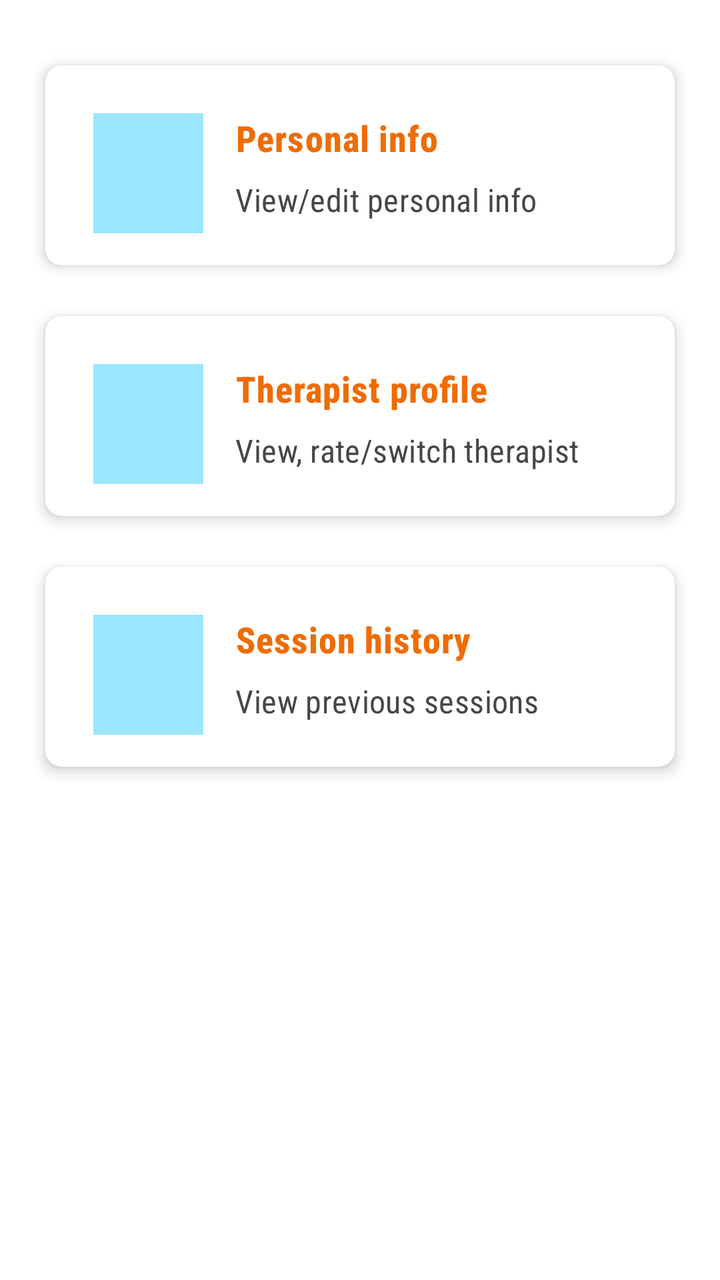
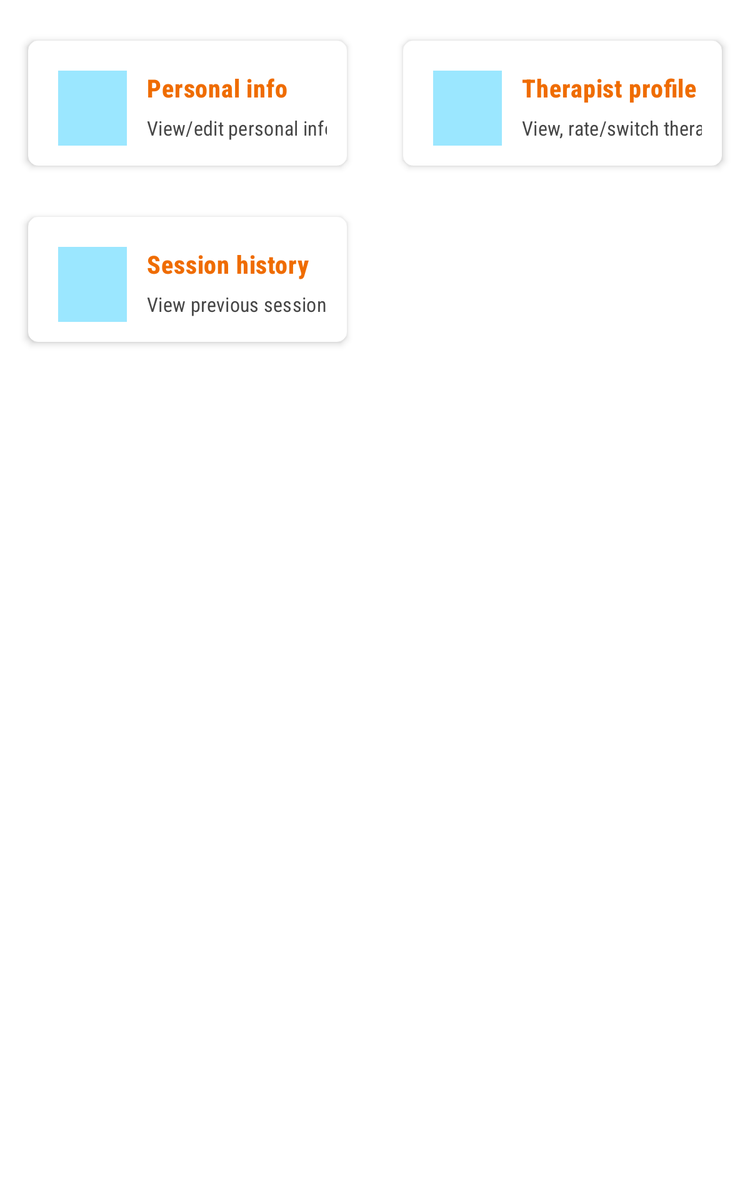

Two renders of one Android screen. The first uses the default layout on a phone; the second uses the alternative layout the repository ships for a different screen configuration, on a matching device. The two XML files are below.
<!-- AndroidManifest.xml: application theme Theme.MindHealth -->
<!-- res/layout/fragment_profile.xml -->
<?xml version="1.0" encoding="utf-8"?>
<androidx.constraintlayout.widget.ConstraintLayout xmlns:android="http://schemas.android.com/apk/res/android"
    xmlns:app="http://schemas.android.com/apk/res-auto"
    android:layout_width="match_parent"
    android:layout_height="match_parent">

    <com.google.android.material.card.MaterialCardView
        android:id="@+id/card_personal_info_link"
        android:layout_width="0dp"
        android:layout_height="wrap_content"
        android:layout_marginStart="@dimen/screen_margin"
        android:layout_marginTop="24dp"
        android:layout_marginEnd="@dimen/screen_margin"
        android:clickable="true"
        app:cardCornerRadius="@dimen/corner_radius"
        app:cardElevation="4dp"
        app:cardUseCompatPadding="true"
        app:contentPadding="16dp"
        app:layout_constraintEnd_toEndOf="parent"
        app:layout_constraintStart_toStartOf="parent"
        app:layout_constraintTop_toTopOf="parent">

        <androidx.constraintlayout.widget.ConstraintLayout
            android:layout_width="match_parent"
            android:layout_height="wrap_content">

            <ImageView
                android:id="@+id/imv_assignment_status"
                android:layout_width="0dp"
                android:layout_height="60dp"
                android:layout_marginStart="8dp"
                android:layout_marginTop="8dp"
                android:background="@color/card_primary_button_color"
                android:contentDescription="@string/icon_assessment_status_false"
                android:importantForAccessibility="no"
                android:scaleType="fitCenter"
                app:layout_constraintEnd_toStartOf="@id/guideline2"
                app:layout_constraintStart_toStartOf="parent"
                app:layout_constraintTop_toTopOf="parent"
                app:srcCompat="@drawable/ic_baseline_account_circle_24"
                app:tint="@color/image_in_card_with_color_tint" />

            <androidx.constraintlayout.widget.Guideline
                android:id="@+id/guideline2"
                android:layout_width="wrap_content"
                android:layout_height="wrap_content"
                android:orientation="vertical"
                app:layout_constraintGuide_begin="63dp" />

            <androidx.constraintlayout.widget.Guideline
                android:id="@+id/guideline3"
                android:layout_width="wrap_content"
                android:layout_height="wrap_content"
                android:orientation="vertical"
                app:layout_constraintGuide_begin="272dp" />

            <TextView
                android:id="@+id/textView"
                android:layout_width="0dp"
                android:layout_height="wrap_content"
                android:layout_marginStart="@dimen/screen_margin"
                android:layout_marginTop="8dp"
                android:layout_marginEnd="8dp"
                android:fontFamily="sans-serif-condensed-medium"
                android:text="@string/txv_personal_info_text"
                android:textAllCaps="false"
                android:textAppearance="@style/HomeScreenTitle"
                android:textSize="18sp"
                app:layout_constraintEnd_toStartOf="@+id/guideline3"
                app:layout_constraintStart_toStartOf="@+id/guideline2"
                app:layout_constraintTop_toTopOf="parent" />

            <TextView
                android:id="@+id/textView2"
                android:layout_width="0dp"
                android:layout_height="wrap_content"
                android:layout_marginStart="@dimen/screen_margin"
                android:layout_marginTop="8dp"
                android:layout_marginEnd="8dp"
                android:fontFamily="sans-serif-condensed"
                android:text="@string/txv_personal_info_subtext"
                android:textAppearance="@style/ScreenTextSubTitle"
                app:layout_constraintEnd_toStartOf="@+id/guideline3"
                app:layout_constraintStart_toStartOf="@+id/guideline2"
                app:layout_constraintTop_toBottomOf="@id/textView" />

            <ImageView
                android:id="@+id/imageView2"
                android:layout_width="0dp"
                android:layout_height="35dp"
                android:layout_marginEnd="8dp"
                android:contentDescription="@string/open_personal_info_screen"
                app:layout_constraintBottom_toBottomOf="parent"
                app:layout_constraintEnd_toEndOf="parent"
                app:layout_constraintStart_toStartOf="@+id/guideline3"
                app:layout_constraintTop_toTopOf="parent"
                app:srcCompat="@drawable/ic_baseline_keyboard_arrow_right_24"
                app:tint="@color/image_in_card_with_color_tint" />
        </androidx.constraintlayout.widget.ConstraintLayout>
    </com.google.android.material.card.MaterialCardView>

    <com.google.android.material.card.MaterialCardView
        android:id="@+id/card_therapist_profile_link"
        android:layout_width="0dp"
        android:layout_height="wrap_content"
        android:layout_marginStart="@dimen/screen_margin"
        android:layout_marginTop="8dp"
        android:layout_marginEnd="@dimen/screen_margin"
        android:clickable="true"
        app:cardCornerRadius="@dimen/corner_radius"
        app:cardElevation="4dp"
        app:cardUseCompatPadding="true"
        app:contentPadding="16dp"
        app:layout_constraintEnd_toEndOf="parent"
        app:layout_constraintStart_toStartOf="parent"
        app:layout_constraintTop_toBottomOf="@id/card_personal_info_link">

        <androidx.constraintlayout.widget.ConstraintLayout
            android:layout_width="match_parent"
            android:layout_height="wrap_content">

            <ImageView
                android:id="@+id/icon_therapist"
                android:layout_width="0dp"
                android:layout_height="60dp"
                android:layout_marginStart="8dp"
                android:layout_marginTop="8dp"
                android:background="@color/card_primary_button_color"
                android:contentDescription="@string/icon_assessment_status_false"
                android:importantForAccessibility="no"
                android:scaleType="fitCenter"
                app:layout_constraintEnd_toStartOf="@id/guideline4"
                app:layout_constraintStart_toStartOf="parent"
                app:layout_constraintTop_toTopOf="parent"
                app:srcCompat="@drawable/ic_baseline_co_present_24"
                app:tint="@color/image_in_card_with_color_tint" />

            <androidx.constraintlayout.widget.Guideline
                android:id="@+id/guideline4"
                android:layout_width="wrap_content"
                android:layout_height="wrap_content"
                android:orientation="vertical"
                app:layout_constraintGuide_begin="63dp" />

            <androidx.constraintlayout.widget.Guideline
                android:id="@+id/guideline5"
                android:layout_width="wrap_content"
                android:layout_height="wrap_content"
                android:orientation="vertical"
                app:layout_constraintGuide_begin="272dp" />

            <TextView
                android:id="@+id/txv_therapist_info"
                android:layout_width="0dp"
                android:layout_height="wrap_content"
                android:layout_marginStart="@dimen/screen_margin"
                android:layout_marginTop="8dp"
                android:layout_marginEnd="8dp"
                android:fontFamily="sans-serif-condensed-medium"
                android:text="@string/txv_therapist_info_text"
                android:textAllCaps="false"
                android:textAppearance="@style/HomeScreenTitle"
                android:textSize="18sp"
                app:layout_constraintEnd_toStartOf="@+id/guideline5"
                app:layout_constraintStart_toStartOf="@+id/guideline4"
                app:layout_constraintTop_toTopOf="parent" />

            <TextView
                android:id="@+id/txv_therapist_subtext"
                android:layout_width="0dp"
                android:layout_height="wrap_content"
                android:layout_marginStart="@dimen/screen_margin"
                android:layout_marginTop="8dp"
                android:layout_marginEnd="8dp"
                android:fontFamily="sans-serif-condensed"
                android:text="@string/txv_therapist_info_subtext"
                android:textAppearance="@style/ScreenTextSubTitle"
                app:layout_constraintEnd_toStartOf="@+id/guideline5"
                app:layout_constraintStart_toStartOf="@+id/guideline4"
                app:layout_constraintTop_toBottomOf="@id/txv_therapist_info" />

            <ImageView
                android:id="@+id/imageView3"
                android:layout_width="0dp"
                android:layout_height="35dp"
                android:layout_marginEnd="8dp"
                android:contentDescription="@string/open_therapist_profile_screen"
                app:layout_constraintBottom_toBottomOf="parent"
                app:layout_constraintEnd_toEndOf="parent"
                app:layout_constraintStart_toStartOf="@+id/guideline5"
                app:layout_constraintTop_toTopOf="parent"
                app:srcCompat="@drawable/ic_baseline_keyboard_arrow_right_24"
                app:tint="@color/image_in_card_with_color_tint" />
        </androidx.constraintlayout.widget.ConstraintLayout>
    </com.google.android.material.card.MaterialCardView>

    <com.google.android.material.card.MaterialCardView
        android:id="@+id/card_session_history_link"
        android:layout_width="0dp"
        android:layout_height="wrap_content"
        android:layout_marginStart="@dimen/screen_margin"
        android:layout_marginTop="8dp"
        android:layout_marginEnd="@dimen/screen_margin"
        android:clickable="true"
        app:cardCornerRadius="@dimen/corner_radius"
        app:cardElevation="4dp"
        app:cardUseCompatPadding="true"
        app:contentPadding="16dp"
        app:layout_constraintEnd_toEndOf="parent"
        app:layout_constraintStart_toStartOf="parent"
        app:layout_constraintTop_toBottomOf="@id/card_therapist_profile_link">

        <androidx.constraintlayout.widget.ConstraintLayout
            android:layout_width="match_parent"
            android:layout_height="wrap_content">

            <ImageView
                android:id="@+id/icon_session_icon"
                android:layout_width="0dp"
                android:layout_height="60dp"
                android:layout_marginStart="8dp"
                android:layout_marginTop="8dp"
                android:background="@color/card_primary_button_color"
                android:contentDescription="@string/icon_session_history_desc"
                android:importantForAccessibility="no"
                android:scaleType="fitCenter"
                app:layout_constraintEnd_toStartOf="@id/guideline6"
                app:layout_constraintStart_toStartOf="parent"
                app:layout_constraintTop_toTopOf="parent"
                app:srcCompat="@drawable/ic_baseline_replay_24"
                app:tint="@color/image_in_card_with_color_tint" />

            <androidx.constraintlayout.widget.Guideline
                android:id="@+id/guideline6"
                android:layout_width="wrap_content"
                android:layout_height="wrap_content"
                android:orientation="vertical"
                app:layout_constraintGuide_begin="63dp" />

            <androidx.constraintlayout.widget.Guideline
                android:id="@+id/guideline7"
                android:layout_width="wrap_content"
                android:layout_height="wrap_content"
                android:orientation="vertical"
                app:layout_constraintGuide_begin="272dp" />

            <TextView
                android:id="@+id/txv_session_history_info"
                android:layout_width="0dp"
                android:layout_height="wrap_content"
                android:layout_marginStart="@dimen/screen_margin"
                android:layout_marginTop="8dp"
                android:layout_marginEnd="8dp"
                android:fontFamily="sans-serif-condensed-medium"
                android:text="@string/txv_session_history_info_text"
                android:textAllCaps="false"
                android:textAppearance="@style/HomeScreenTitle"
                android:textSize="18sp"
                app:layout_constraintEnd_toStartOf="@+id/guideline7"
                app:layout_constraintStart_toStartOf="@+id/guideline6"
                app:layout_constraintTop_toTopOf="parent" />

            <TextView
                android:id="@+id/txv_session_history_subtext"
                android:layout_width="0dp"
                android:layout_height="wrap_content"
                android:layout_marginStart="@dimen/screen_margin"
                android:layout_marginTop="8dp"
                android:layout_marginEnd="8dp"
                android:fontFamily="sans-serif-condensed"
                android:text="@string/txv_session_history_subtext"
                android:textAppearance="@style/ScreenTextSubTitle"
                app:layout_constraintEnd_toStartOf="@+id/guideline7"
                app:layout_constraintStart_toStartOf="@+id/guideline6"
                app:layout_constraintTop_toBottomOf="@id/txv_session_history_info" />

            <ImageView
                android:id="@+id/imageView4"
                android:layout_width="0dp"
                android:layout_height="35dp"
                android:layout_marginEnd="8dp"
                android:contentDescription="@string/open_session_history_screen"
                app:layout_constraintBottom_toBottomOf="parent"
                app:layout_constraintEnd_toEndOf="parent"
                app:layout_constraintStart_toStartOf="@+id/guideline7"
                app:layout_constraintTop_toTopOf="parent"
                app:srcCompat="@drawable/ic_baseline_keyboard_arrow_right_24"
                app:tint="@color/image_in_card_with_color_tint" />
        </androidx.constraintlayout.widget.ConstraintLayout>
    </com.google.android.material.card.MaterialCardView>

</androidx.constraintlayout.widget.ConstraintLayout>
<!-- resources referenced by this layout -->
<resources>
  <color name="card_primary_button_color">@color/color_primary_light</color>
  <color name="image_in_card_with_color_tint">@color/color_primary_dark</color>
  <dimen name="corner_radius">8dp</dimen>
  <dimen name="screen_margin">16dp</dimen>
  <string name="icon_assessment_status_false">Assessment not done icon</string>
  <string name="icon_session_history_desc">Icon representing session history</string>
  <string name="open_personal_info_screen">Open personal info screen </string>
  <string name="open_session_history_screen">Open session history screen </string>
  <string name="open_therapist_profile_screen">Open therapist profile screen</string>
  <string name="txv_personal_info_subtext">View/edit personal info</string>
  <string name="txv_personal_info_text">Personal info</string>
  <string name="txv_session_history_info_text">Session history</string>
  <string name="txv_session_history_subtext">View previous sessions</string>
  <string name="txv_therapist_info_subtext">View, rate/switch therapist</string>
  <string name="txv_therapist_info_text">Therapist profile</string>
  <style name="HomeScreenTitle" parent="SubTitle">
          <item name="android:textColor">@color/splash_screen_text_color</item>
          <item name="android:textStyle">bold</item>
          <item name="android:letterSpacing">.02</item>
      </style>
  <style name="ScreenTextSubTitle" parent="SubTitle">
          <item name="android:textColor">@color/color_light_black</item>
      </style>
  <style name="Theme.MindHealth" parent="Theme.MaterialComponents.DayNight.NoActionBar">
          
          <item name="colorPrimary">@color/color_primary</item>
          <item name="colorPrimaryVariant">@color/color_primary_dark</item>
          <item name="colorOnPrimary">@color/black</item>
          
          <item name="colorSecondary">@color/color_secondary</item>
          <item name="colorSecondaryVariant">@color/color_secondary_dark</item>
          <item name="colorOnSecondary">@color/black</item>
          <item name="colorError">@android:color/holo_red_light</item>
  
          
          <item name="android:statusBarColor" tools:targetApi="l">?attr/colorPrimaryVariant</item>
          
      </style>
  <color name="color_primary_light">#9BE7FF</color>
  <color name="color_primary_dark">#2286C3</color>
  <style name="SubTitle" parent="TextAppearance.MaterialComponents.Subtitle1" />
  <color name="splash_screen_text_color">#EF6C00</color>
  <color name="color_light_black">#464646</color>
  <color name="color_primary">#64B5F6</color>
  <color name="black">#FF000000</color>
  <color name="color_secondary">#F6A564</color>
  <color name="color_secondary_dark">#C07637</color>
</resources>
<!-- res/layout-sw600dp/fragment_profile.xml (the repository's variant of the layout above) -->
<!-- drawn on a 7-inch tablet held upright -->
<?xml version="1.0" encoding="utf-8"?>
<androidx.constraintlayout.widget.ConstraintLayout xmlns:android="http://schemas.android.com/apk/res/android"
    xmlns:app="http://schemas.android.com/apk/res-auto"
    android:layout_width="match_parent"
    android:layout_height="match_parent">

    <com.google.android.material.card.MaterialCardView
        android:id="@+id/card_personal_info_link"
        android:layout_width="0dp"
        android:layout_height="wrap_content"
        android:layout_marginStart="@dimen/screen_margin"
        android:layout_marginTop="24dp"
        android:layout_marginEnd="@dimen/screen_margin"
        app:cardCornerRadius="@dimen/corner_radius"
        app:cardElevation="4dp"
        app:cardUseCompatPadding="true"
        app:contentPadding="16dp"
        app:layout_constraintEnd_toStartOf="@+id/guideline13"
        app:layout_constraintStart_toStartOf="parent"
        app:layout_constraintTop_toTopOf="parent">

        <androidx.constraintlayout.widget.ConstraintLayout
            android:layout_width="match_parent"
            android:layout_height="wrap_content">

            <ImageView
                android:id="@+id/imv_assignment_status"
                android:layout_width="0dp"
                android:layout_height="60dp"
                android:layout_marginStart="8dp"
                android:layout_marginTop="8dp"
                android:background="@color/card_primary_button_color"
                android:contentDescription="@string/icon_assessment_status_false"
                android:scaleType="fitCenter"
                app:layout_constraintEnd_toStartOf="@id/guideline2"
                app:layout_constraintStart_toStartOf="parent"
                app:layout_constraintTop_toTopOf="parent"
                app:srcCompat="@drawable/ic_baseline_account_circle_24"
                app:tint="@color/image_in_card_with_color_tint" />

            <androidx.constraintlayout.widget.Guideline
                android:id="@+id/guideline2"
                android:layout_width="wrap_content"
                android:layout_height="wrap_content"
                android:orientation="vertical"
                app:layout_constraintGuide_begin="63dp" />

            <androidx.constraintlayout.widget.Guideline
                android:id="@+id/guideline3"
                android:layout_width="wrap_content"
                android:layout_height="wrap_content"
                android:orientation="vertical"
                app:layout_constraintGuide_begin="272dp" />

            <TextView
                android:id="@+id/textView"
                android:layout_width="0dp"
                android:layout_height="wrap_content"
                android:layout_marginStart="@dimen/screen_margin"
                android:layout_marginTop="8dp"
                android:layout_marginEnd="8dp"
                android:fontFamily="sans-serif-condensed-medium"
                android:text="@string/txv_personal_info_text"
                android:textAllCaps="false"
                android:textAppearance="@style/HomeScreenTitle"
                android:textSize="20sp"
                app:layout_constraintEnd_toStartOf="@+id/guideline3"
                app:layout_constraintStart_toStartOf="@+id/guideline2"
                app:layout_constraintTop_toTopOf="parent" />

            <TextView
                android:id="@+id/textView2"
                android:layout_width="0dp"
                android:layout_height="wrap_content"
                android:layout_marginStart="@dimen/screen_margin"
                android:layout_marginTop="8dp"
                android:layout_marginEnd="8dp"
                android:fontFamily="sans-serif-condensed"
                android:text="@string/txv_personal_info_subtext"
                android:textAppearance="@style/ScreenTextSubTitle"
                app:layout_constraintEnd_toStartOf="@+id/guideline3"
                app:layout_constraintStart_toStartOf="@+id/guideline2"
                app:layout_constraintTop_toBottomOf="@id/textView" />

            <ImageView
                android:id="@+id/imageView2"
                android:layout_width="0dp"
                android:layout_height="35dp"
                android:layout_marginEnd="8dp"
                android:contentDescription="@string/open_personal_info_screen"
                app:layout_constraintBottom_toBottomOf="parent"
                app:layout_constraintEnd_toEndOf="parent"
                app:layout_constraintStart_toStartOf="@+id/guideline3"
                app:layout_constraintTop_toTopOf="parent"
                app:srcCompat="@drawable/ic_baseline_keyboard_arrow_right_24"
                app:tint="@color/image_in_card_with_color_tint" />
        </androidx.constraintlayout.widget.ConstraintLayout>
    </com.google.android.material.card.MaterialCardView>

    <com.google.android.material.card.MaterialCardView
        android:id="@+id/card_therapist_profile_link"
        android:layout_width="0dp"
        android:layout_height="wrap_content"
        android:layout_marginStart="@dimen/screen_margin"
        android:layout_marginTop="24dp"
        android:layout_marginEnd="@dimen/screen_margin"
        app:cardCornerRadius="@dimen/corner_radius"
        app:cardElevation="4dp"
        app:cardUseCompatPadding="true"
        app:contentPadding="16dp"
        app:layout_constraintEnd_toEndOf="parent"
        app:layout_constraintStart_toStartOf="@+id/guideline13"
        app:layout_constraintTop_toTopOf="parent">

        <androidx.constraintlayout.widget.ConstraintLayout
            android:layout_width="match_parent"
            android:layout_height="wrap_content">

            <ImageView
                android:id="@+id/icon_therapist"
                android:layout_width="0dp"
                android:layout_height="60dp"
                android:layout_marginStart="8dp"
                android:layout_marginTop="8dp"
                android:background="@color/card_primary_button_color"
                android:contentDescription="@string/icon_assessment_status_false"
                android:scaleType="fitCenter"
                app:layout_constraintEnd_toStartOf="@id/guideline4"
                app:layout_constraintStart_toStartOf="parent"
                app:layout_constraintTop_toTopOf="parent"
                app:srcCompat="@drawable/ic_baseline_co_present_24"
                app:tint="@color/image_in_card_with_color_tint" />

            <androidx.constraintlayout.widget.Guideline
                android:id="@+id/guideline4"
                android:layout_width="wrap_content"
                android:layout_height="wrap_content"
                android:orientation="vertical"
                app:layout_constraintGuide_begin="63dp" />

            <androidx.constraintlayout.widget.Guideline
                android:id="@+id/guideline5"
                android:layout_width="wrap_content"
                android:layout_height="wrap_content"
                android:orientation="vertical"
                app:layout_constraintGuide_begin="272dp" />

            <TextView
                android:id="@+id/txv_therapist_info"
                android:layout_width="0dp"
                android:layout_height="wrap_content"
                android:layout_marginStart="@dimen/screen_margin"
                android:layout_marginTop="8dp"
                android:layout_marginEnd="8dp"
                android:fontFamily="sans-serif-condensed-medium"
                android:text="@string/txv_therapist_info_text"
                android:textAllCaps="false"
                android:textAppearance="@style/HomeScreenTitle"
                android:textSize="20sp"
                app:layout_constraintEnd_toStartOf="@+id/guideline5"
                app:layout_constraintStart_toStartOf="@+id/guideline4"
                app:layout_constraintTop_toTopOf="parent" />

            <TextView
                android:id="@+id/txv_therapist_subtext"
                android:layout_width="0dp"
                android:layout_height="wrap_content"
                android:layout_marginStart="@dimen/screen_margin"
                android:layout_marginTop="8dp"
                android:layout_marginEnd="8dp"
                android:fontFamily="sans-serif-condensed"
                android:text="@string/txv_therapist_info_subtext"
                android:textAppearance="@style/ScreenTextSubTitle"
                app:layout_constraintEnd_toStartOf="@+id/guideline5"
                app:layout_constraintStart_toStartOf="@+id/guideline4"
                app:layout_constraintTop_toBottomOf="@id/txv_therapist_info" />

            <ImageView
                android:id="@+id/imageView3"
                android:layout_width="0dp"
                android:layout_height="35dp"
                android:layout_marginEnd="8dp"
                android:contentDescription="@string/open_therapist_profile_screen"
                app:layout_constraintBottom_toBottomOf="parent"
                app:layout_constraintEnd_toEndOf="parent"
                app:layout_constraintStart_toStartOf="@+id/guideline5"
                app:layout_constraintTop_toTopOf="parent"
                app:srcCompat="@drawable/ic_baseline_keyboard_arrow_right_24"
                app:tint="@color/image_in_card_with_color_tint" />
        </androidx.constraintlayout.widget.ConstraintLayout>
    </com.google.android.material.card.MaterialCardView>

    <com.google.android.material.card.MaterialCardView
        android:id="@+id/card_session_history_link"
        android:layout_width="0dp"
        android:layout_height="wrap_content"
        android:layout_marginStart="@dimen/screen_margin"
        android:layout_marginTop="24dp"
        android:layout_marginEnd="@dimen/screen_margin"
        app:cardCornerRadius="@dimen/corner_radius"
        app:cardElevation="4dp"
        app:cardUseCompatPadding="true"
        app:contentPadding="16dp"
        app:layout_constraintEnd_toStartOf="@+id/guideline13"
        app:layout_constraintStart_toStartOf="parent"
        app:layout_constraintTop_toBottomOf="@+id/card_personal_info_link">

        <androidx.constraintlayout.widget.ConstraintLayout
            android:layout_width="match_parent"
            android:layout_height="wrap_content">

            <ImageView
                android:id="@+id/icon_session_icon"
                android:layout_width="0dp"
                android:layout_height="60dp"
                android:layout_marginStart="8dp"
                android:layout_marginTop="8dp"
                android:background="@color/card_primary_button_color"
                android:contentDescription="@string/icon_session_history_desc"
                android:scaleType="fitCenter"
                app:layout_constraintEnd_toStartOf="@id/guideline6"
                app:layout_constraintStart_toStartOf="parent"
                app:layout_constraintTop_toTopOf="parent"
                app:srcCompat="@drawable/ic_baseline_replay_24"
                app:tint="@color/image_in_card_with_color_tint" />

            <androidx.constraintlayout.widget.Guideline
                android:id="@+id/guideline6"
                android:layout_width="wrap_content"
                android:layout_height="wrap_content"
                android:orientation="vertical"
                app:layout_constraintGuide_begin="63dp" />

            <androidx.constraintlayout.widget.Guideline
                android:id="@+id/guideline7"
                android:layout_width="wrap_content"
                android:layout_height="wrap_content"
                android:orientation="vertical"
                app:layout_constraintGuide_begin="272dp" />

            <TextView
                android:id="@+id/txv_session_history_info"
                android:layout_width="0dp"
                android:layout_height="wrap_content"
                android:layout_marginStart="@dimen/screen_margin"
                android:layout_marginTop="8dp"
                android:layout_marginEnd="8dp"
                android:fontFamily="sans-serif-condensed-medium"
                android:text="@string/txv_session_history_info_text"
                android:textAllCaps="false"
                android:textAppearance="@style/HomeScreenTitle"
                android:textSize="20sp"
                app:layout_constraintEnd_toStartOf="@+id/guideline7"
                app:layout_constraintStart_toStartOf="@+id/guideline6"
                app:layout_constraintTop_toTopOf="parent" />

            <TextView
                android:id="@+id/txv_session_history_subtext"
                android:layout_width="0dp"
                android:layout_height="wrap_content"
                android:layout_marginStart="@dimen/screen_margin"
                android:layout_marginTop="8dp"
                android:layout_marginEnd="8dp"
                android:fontFamily="sans-serif-condensed"
                android:text="@string/txv_session_history_subtext"
                android:textAppearance="@style/ScreenTextSubTitle"
                app:layout_constraintEnd_toStartOf="@+id/guideline7"
                app:layout_constraintStart_toStartOf="@+id/guideline6"
                app:layout_constraintTop_toBottomOf="@id/txv_session_history_info" />

            <ImageView
                android:id="@+id/imageView4"
                android:layout_width="0dp"
                android:layout_height="35dp"
                android:layout_marginEnd="8dp"
                android:contentDescription="@string/open_session_history_screen"
                app:layout_constraintBottom_toBottomOf="parent"
                app:layout_constraintEnd_toEndOf="parent"
                app:layout_constraintStart_toStartOf="@+id/guideline7"
                app:layout_constraintTop_toTopOf="parent"
                app:srcCompat="@drawable/ic_baseline_keyboard_arrow_right_24"
                app:tint="@color/image_in_card_with_color_tint" />
        </androidx.constraintlayout.widget.ConstraintLayout>
    </com.google.android.material.card.MaterialCardView>

    <androidx.constraintlayout.widget.Guideline
        android:id="@+id/guideline13"
        android:layout_width="wrap_content"
        android:layout_height="wrap_content"
        android:orientation="vertical"
        app:layout_constraintGuide_percent=".5" />

</androidx.constraintlayout.widget.ConstraintLayout>
